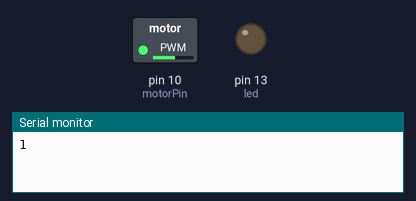
A sketch run on a simulated Arduino Uno, built with avr-gcc and run on an emulated ATmega328P. Shown: switched loads named in the sketch (green lamp = pin HIGH), output pins drawn as LEDs (lit = HIGH), the last lines printed to the serial monitor.

Above: at 0.35 s.
At 8.3 s:
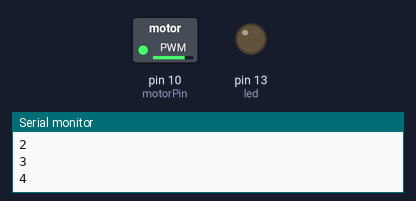
Timing chart, 0 to 10.7 s (numbered marks = the images above):
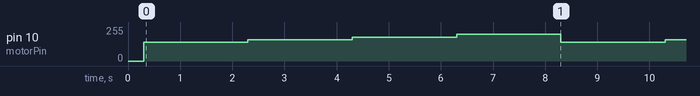

The sketch:

vibromotor.ino
```cpp
/*
  LilyPad Vibe Board: Button Feedback
  Written by: Ho Yun "Bobby" Chan
  @ SparkFun Electronics
  Date: 1/14/2019
  https://www.sparkfun.com/products/11008

  The main code checks for a button press. If there is a button press,
  the Arduino turns on the LilyPad Vibe Board for haptic feedback.
  For a visual cue, the LED will turn on too. If not, the LED and
  motor will remain off.
*/

const int motorPin = 10;     // motor connected to PWM pin 9
//const int motorPin2 = 10;     // motor connected to PWM pin 9
const int led = LED_BUILTIN;

const int button_PIN = 8;

void setup() {
//  pinMode(button_PIN, INPUT_PULLUP);
  pinMode(led,OUTPUT);
  delay(300);
  Serial.begin(9600);

}

void loop() {
//  analogWrite(motorPin, 255);  //turn motor on
//  analogWrite(motorPin2,255);
//  digitalWrite(led,HIGH);
//  if(!digitalRead(button_PIN)){
//    analogWrite(motorPin, 255);  //turn motor on
//  }
//  else{
//    analogWrite(motorPin,0);
//  }
//  for(int i=0; i<255;i+=10){
//    analogWrite(motorPin,i);
//    delay(200);
//    Serial.println(i);
//  }
  int i = 2000;
  analogWrite(motorPin,140);
  Serial.println("1  ");
  delay(i);
  analogWrite(motorPin,160);
  Serial.println("2  ");
  delay(i);
  analogWrite(motorPin,180);
  Serial.println("3  ");
  delay(i);
  analogWrite(motorPin,200);
  Serial.println("4  ");
  delay(i);
}
```

Measured:
- by itself, pin 10 (motorPin): repeats every 8.0 s: 160/255 2.0 s, 180/255 2.0 s, 200/255 2.0 s, 140/255 2.0 s
